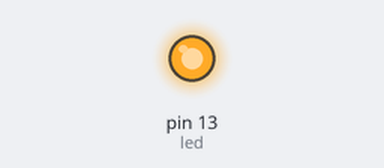
The sketch below on a simulated Arduino Uno, built with avr-gcc and run on an emulated ATmega328P. Parts: output pins drawn as LEDs (lit = HIGH).

Above: at 8.5 s.
At 31.4 s:
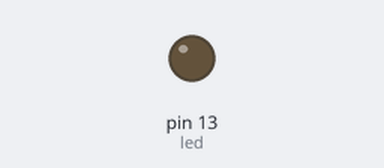
Timing chart, 0 to 40.0 s (numbered marks = the images above):
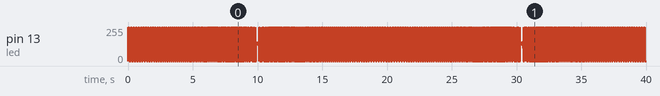

Measured:
- by itself, pin 13 (led): 0/255 → 255/255 at 0.00 s, → 0/255 0.10 s later, → 255/255 0.10 s later, → 0/255 0.10 s later, … (722 changes in this stretch)

The sketch:

LED_l.ino
```cpp
int led=13;
int count=100;
int delta=1;
void setup(){
pinMode(led, OUTPUT);
}

void loop() {
digitalWrite(led, HIGH);
count-=delta;
delay(count);
digitalWrite(led, LOW);
delay(count);
if ((count<=0) || (count>100))
delta*=-1;
}
```
